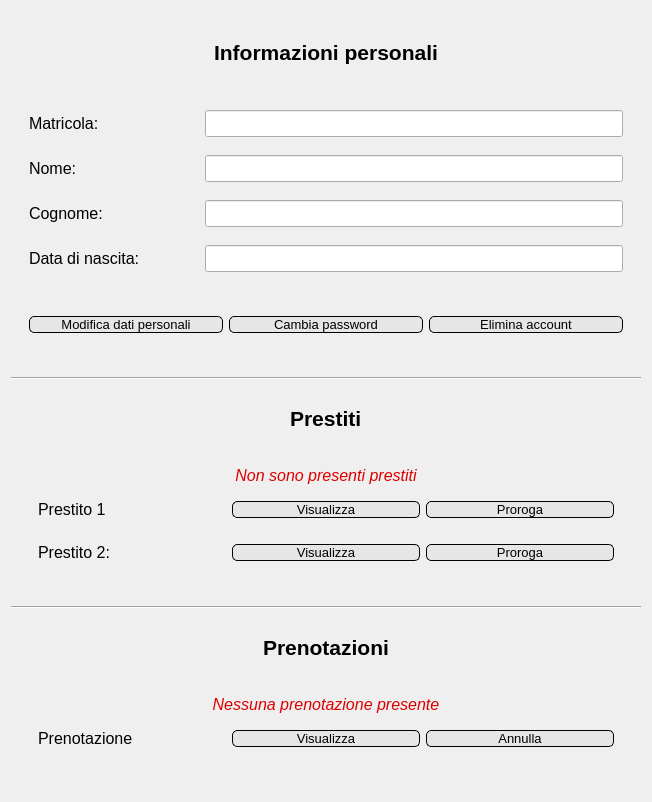
<?xml version="1.0" encoding="UTF-8"?>
<ui version="4.0">
 <class>Form</class>
 <widget class="QWidget" name="Form">
  <property name="geometry">
   <rect>
    <x>0</x>
    <y>0</y>
    <width>652</width>
    <height>802</height>
   </rect>
  </property>
  <property name="windowTitle">
   <string>Form</string>
  </property>
  <property name="styleSheet">
   <string notr="true">QDialog#Dialog {
background-color: rgb(255, 255, 255);
color:black;
}
QPushButton {
	border: 1px solid;
	background-color:rgb(230, 230, 230);
	border-radius: 5px;
	border-color: rgb(0, 0, 0);
}
QPushButton:hover {
	background-color: rgb(207, 207, 207);
}</string>
  </property>
  <layout class="QVBoxLayout" name="verticalLayout">
   <item>
    <widget class="QWidget" name="widget_31" native="true">
     <property name="sizePolicy">
      <sizepolicy hsizetype="Preferred" vsizetype="Fixed">
       <horstretch>0</horstretch>
       <verstretch>0</verstretch>
      </sizepolicy>
     </property>
     <layout class="QVBoxLayout" name="verticalLayout_23">
      <property name="spacing">
       <number>0</number>
      </property>
      <property name="topMargin">
       <number>0</number>
      </property>
      <item alignment="Qt::AlignTop">
       <widget class="QWidget" name="widget_33" native="true">
        <layout class="QVBoxLayout" name="verticalLayout_24">
         <property name="bottomMargin">
          <number>30</number>
         </property>
         <item>
          <widget class="QLabel" name="label_28">
           <property name="font">
            <font>
             <pointsize>16</pointsize>
             <weight>75</weight>
             <bold>true</bold>
            </font>
           </property>
           <property name="text">
            <string>Informazioni personali</string>
           </property>
           <property name="alignment">
            <set>Qt::AlignCenter</set>
           </property>
          </widget>
         </item>
        </layout>
       </widget>
      </item>
      <item>
       <widget class="QWidget" name="widget_40" native="true">
        <layout class="QHBoxLayout" name="horizontalLayout_21">
         <property name="topMargin">
          <number>15</number>
         </property>
         <item>
          <widget class="QLabel" name="label_31">
           <property name="minimumSize">
            <size>
             <width>170</width>
             <height>0</height>
            </size>
           </property>
           <property name="font">
            <font>
             <pointsize>12</pointsize>
            </font>
           </property>
           <property name="text">
            <string>Matricola:</string>
           </property>
          </widget>
         </item>
         <item>
          <widget class="QLineEdit" name="matricola">
           <property name="font">
            <font>
             <pointsize>12</pointsize>
            </font>
           </property>
           <property name="readOnly">
            <bool>true</bool>
           </property>
          </widget>
         </item>
        </layout>
       </widget>
      </item>
      <item>
       <widget class="QWidget" name="widget_38" native="true">
        <layout class="QHBoxLayout" name="horizontalLayout_19">
         <item>
          <widget class="QLabel" name="label_29">
           <property name="minimumSize">
            <size>
             <width>170</width>
             <height>0</height>
            </size>
           </property>
           <property name="font">
            <font>
             <pointsize>12</pointsize>
            </font>
           </property>
           <property name="text">
            <string>Nome: </string>
           </property>
          </widget>
         </item>
         <item>
          <widget class="QLineEdit" name="nome">
           <property name="font">
            <font>
             <pointsize>12</pointsize>
            </font>
           </property>
           <property name="readOnly">
            <bool>true</bool>
           </property>
          </widget>
         </item>
        </layout>
       </widget>
      </item>
      <item>
       <widget class="QWidget" name="widget_39" native="true">
        <layout class="QHBoxLayout" name="horizontalLayout_20">
         <item>
          <widget class="QLabel" name="label_30">
           <property name="minimumSize">
            <size>
             <width>170</width>
             <height>0</height>
            </size>
           </property>
           <property name="font">
            <font>
             <pointsize>12</pointsize>
            </font>
           </property>
           <property name="text">
            <string>Cognome:</string>
           </property>
          </widget>
         </item>
         <item>
          <widget class="QLineEdit" name="cognome">
           <property name="font">
            <font>
             <pointsize>12</pointsize>
            </font>
           </property>
           <property name="readOnly">
            <bool>true</bool>
           </property>
          </widget>
         </item>
        </layout>
       </widget>
      </item>
      <item>
       <widget class="QWidget" name="widget_41" native="true">
        <layout class="QHBoxLayout" name="horizontalLayout_22">
         <item>
          <widget class="QLabel" name="label_32">
           <property name="minimumSize">
            <size>
             <width>170</width>
             <height>0</height>
            </size>
           </property>
           <property name="maximumSize">
            <size>
             <width>170</width>
             <height>16777215</height>
            </size>
           </property>
           <property name="font">
            <font>
             <pointsize>12</pointsize>
            </font>
           </property>
           <property name="text">
            <string>Data di nascita:</string>
           </property>
          </widget>
         </item>
         <item>
          <widget class="QLineEdit" name="dataNascita">
           <property name="font">
            <font>
             <pointsize>12</pointsize>
            </font>
           </property>
           <property name="readOnly">
            <bool>true</bool>
           </property>
          </widget>
         </item>
        </layout>
       </widget>
      </item>
      <item>
       <widget class="QWidget" name="widget_50" native="true">
        <layout class="QHBoxLayout" name="horizontalLayout_29">
         <property name="topMargin">
          <number>35</number>
         </property>
         <item>
          <widget class="QPushButton" name="modificaProfiloButton">
           <property name="sizePolicy">
            <sizepolicy hsizetype="Preferred" vsizetype="Fixed">
             <horstretch>0</horstretch>
             <verstretch>0</verstretch>
            </sizepolicy>
           </property>
           <property name="minimumSize">
            <size>
             <width>0</width>
             <height>0</height>
            </size>
           </property>
           <property name="maximumSize">
            <size>
             <width>16777215</width>
             <height>16777215</height>
            </size>
           </property>
           <property name="font">
            <font>
             <pointsize>10</pointsize>
            </font>
           </property>
           <property name="layoutDirection">
            <enum>Qt::LeftToRight</enum>
           </property>
           <property name="text">
            <string>Modifica dati personali</string>
           </property>
           <property name="icon">
            <iconset>
             <normaloff>../../Amministratore/Resources/edit icon.png</normaloff>../../Amministratore/Resources/edit icon.png</iconset>
           </property>
           <property name="iconSize">
            <size>
             <width>20</width>
             <height>20</height>
            </size>
           </property>
          </widget>
         </item>
         <item>
          <widget class="QPushButton" name="modificaPasswordButton">
           <property name="sizePolicy">
            <sizepolicy hsizetype="Preferred" vsizetype="Fixed">
             <horstretch>0</horstretch>
             <verstretch>0</verstretch>
            </sizepolicy>
           </property>
           <property name="minimumSize">
            <size>
             <width>0</width>
             <height>0</height>
            </size>
           </property>
           <property name="maximumSize">
            <size>
             <width>16777215</width>
             <height>16777215</height>
            </size>
           </property>
           <property name="font">
            <font>
             <pointsize>10</pointsize>
            </font>
           </property>
           <property name="layoutDirection">
            <enum>Qt::LeftToRight</enum>
           </property>
           <property name="text">
            <string>Cambia password</string>
           </property>
           <property name="icon">
            <iconset>
             <normaloff>../../Amministratore/Resources/edit icon.png</normaloff>../../Amministratore/Resources/edit icon.png</iconset>
           </property>
           <property name="iconSize">
            <size>
             <width>20</width>
             <height>20</height>
            </size>
           </property>
          </widget>
         </item>
         <item>
          <widget class="QPushButton" name="eliminaAccountButton">
           <property name="sizePolicy">
            <sizepolicy hsizetype="Preferred" vsizetype="Fixed">
             <horstretch>0</horstretch>
             <verstretch>0</verstretch>
            </sizepolicy>
           </property>
           <property name="minimumSize">
            <size>
             <width>0</width>
             <height>0</height>
            </size>
           </property>
           <property name="maximumSize">
            <size>
             <width>16777215</width>
             <height>16777215</height>
            </size>
           </property>
           <property name="font">
            <font>
             <pointsize>10</pointsize>
            </font>
           </property>
           <property name="layoutDirection">
            <enum>Qt::LeftToRight</enum>
           </property>
           <property name="text">
            <string>Elimina account</string>
           </property>
           <property name="icon">
            <iconset>
             <normaloff>../../Amministratore/Resources/delete-icon.png</normaloff>../../Amministratore/Resources/delete-icon.png</iconset>
           </property>
           <property name="iconSize">
            <size>
             <width>20</width>
             <height>20</height>
            </size>
           </property>
          </widget>
         </item>
        </layout>
       </widget>
      </item>
     </layout>
    </widget>
   </item>
   <item>
    <widget class="Line" name="line_3">
     <property name="orientation">
      <enum>Qt::Horizontal</enum>
     </property>
    </widget>
   </item>
   <item>
    <widget class="QWidget" name="widget_35" native="true">
     <property name="sizePolicy">
      <sizepolicy hsizetype="Preferred" vsizetype="Fixed">
       <horstretch>0</horstretch>
       <verstretch>0</verstretch>
      </sizepolicy>
     </property>
     <layout class="QVBoxLayout" name="verticalLayout_29">
      <property name="topMargin">
       <number>0</number>
      </property>
      <property name="bottomMargin">
       <number>0</number>
      </property>
      <item>
       <widget class="QWidget" name="widget_43" native="true">
        <property name="sizePolicy">
         <sizepolicy hsizetype="Preferred" vsizetype="Fixed">
          <horstretch>0</horstretch>
          <verstretch>0</verstretch>
         </sizepolicy>
        </property>
        <layout class="QVBoxLayout" name="verticalLayout_31">
         <property name="topMargin">
          <number>0</number>
         </property>
         <property name="bottomMargin">
          <number>20</number>
         </property>
         <item alignment="Qt::AlignHCenter|Qt::AlignTop">
          <widget class="QLabel" name="label_35">
           <property name="font">
            <font>
             <pointsize>16</pointsize>
             <weight>75</weight>
             <bold>true</bold>
            </font>
           </property>
           <property name="text">
            <string>Prestiti</string>
           </property>
          </widget>
         </item>
        </layout>
       </widget>
      </item>
      <item>
       <widget class="QWidget" name="widget" native="true">
        <layout class="QVBoxLayout" name="verticalLayout_2">
         <item>
          <widget class="QLabel" name="prestitoLabel">
           <property name="sizePolicy">
            <sizepolicy hsizetype="Preferred" vsizetype="Fixed">
             <horstretch>0</horstretch>
             <verstretch>0</verstretch>
            </sizepolicy>
           </property>
           <property name="font">
            <font>
             <pointsize>12</pointsize>
             <italic>true</italic>
            </font>
           </property>
           <property name="styleSheet">
            <string notr="true">color: rgb(221, 0, 0);</string>
           </property>
           <property name="text">
            <string>Non sono presenti prestiti</string>
           </property>
           <property name="alignment">
            <set>Qt::AlignCenter</set>
           </property>
          </widget>
         </item>
         <item>
          <widget class="QWidget" name="prestito1Widget" native="true">
           <layout class="QHBoxLayout" name="horizontalLayout">
            <item>
             <widget class="QLabel" name="prestito1">
              <property name="font">
               <font>
                <pointsize>12</pointsize>
               </font>
              </property>
              <property name="text">
               <string>Prestito 1</string>
              </property>
             </widget>
            </item>
            <item>
             <widget class="QPushButton" name="visualizzaPrestito1Button">
              <property name="font">
               <font>
                <pointsize>10</pointsize>
               </font>
              </property>
              <property name="text">
               <string>Visualizza</string>
              </property>
              <property name="icon">
               <iconset>
                <normaloff>../../Amministratore/Resources/eye icon.jpg</normaloff>../../Amministratore/Resources/eye icon.jpg</iconset>
              </property>
              <property name="iconSize">
               <size>
                <width>24</width>
                <height>24</height>
               </size>
              </property>
             </widget>
            </item>
            <item>
             <widget class="QPushButton" name="prorogaPrestito1Button">
              <property name="font">
               <font>
                <pointsize>10</pointsize>
               </font>
              </property>
              <property name="text">
               <string>Proroga</string>
              </property>
             </widget>
            </item>
           </layout>
          </widget>
         </item>
         <item>
          <widget class="QWidget" name="prestito2Widget" native="true">
           <layout class="QHBoxLayout" name="horizontalLayout_2">
            <item>
             <widget class="QLabel" name="prestito2">
              <property name="font">
               <font>
                <pointsize>12</pointsize>
               </font>
              </property>
              <property name="text">
               <string>Prestito 2:</string>
              </property>
             </widget>
            </item>
            <item>
             <widget class="QPushButton" name="visualizzaPrestito2Button">
              <property name="font">
               <font>
                <pointsize>10</pointsize>
               </font>
              </property>
              <property name="text">
               <string>Visualizza</string>
              </property>
              <property name="icon">
               <iconset>
                <normaloff>../../Amministratore/Resources/eye icon.jpg</normaloff>../../Amministratore/Resources/eye icon.jpg</iconset>
              </property>
              <property name="iconSize">
               <size>
                <width>24</width>
                <height>24</height>
               </size>
              </property>
             </widget>
            </item>
            <item>
             <widget class="QPushButton" name="prorogaPrestito2Button">
              <property name="font">
               <font>
                <pointsize>10</pointsize>
               </font>
              </property>
              <property name="text">
               <string>Proroga</string>
              </property>
             </widget>
            </item>
           </layout>
          </widget>
         </item>
        </layout>
       </widget>
      </item>
     </layout>
    </widget>
   </item>
   <item>
    <widget class="Line" name="line">
     <property name="orientation">
      <enum>Qt::Horizontal</enum>
     </property>
    </widget>
   </item>
   <item>
    <widget class="QWidget" name="widget_36" native="true">
     <property name="sizePolicy">
      <sizepolicy hsizetype="Preferred" vsizetype="Fixed">
       <horstretch>0</horstretch>
       <verstretch>0</verstretch>
      </sizepolicy>
     </property>
     <layout class="QVBoxLayout" name="verticalLayout_36">
      <property name="topMargin">
       <number>0</number>
      </property>
      <property name="bottomMargin">
       <number>0</number>
      </property>
      <item>
       <widget class="QWidget" name="widget_64" native="true">
        <property name="sizePolicy">
         <sizepolicy hsizetype="Preferred" vsizetype="Fixed">
          <horstretch>0</horstretch>
          <verstretch>0</verstretch>
         </sizepolicy>
        </property>
        <layout class="QVBoxLayout" name="verticalLayout_37">
         <property name="topMargin">
          <number>0</number>
         </property>
         <property name="bottomMargin">
          <number>20</number>
         </property>
         <item alignment="Qt::AlignHCenter|Qt::AlignTop">
          <widget class="QLabel" name="label_52">
           <property name="font">
            <font>
             <pointsize>16</pointsize>
             <weight>75</weight>
             <bold>true</bold>
            </font>
           </property>
           <property name="text">
            <string>Prenotazioni</string>
           </property>
          </widget>
         </item>
        </layout>
       </widget>
      </item>
      <item>
       <widget class="QWidget" name="widget_2" native="true">
        <layout class="QVBoxLayout" name="verticalLayout_3">
         <item>
          <widget class="QLabel" name="prenotazioneLabel">
           <property name="sizePolicy">
            <sizepolicy hsizetype="Preferred" vsizetype="Fixed">
             <horstretch>0</horstretch>
             <verstretch>0</verstretch>
            </sizepolicy>
           </property>
           <property name="font">
            <font>
             <pointsize>12</pointsize>
             <italic>true</italic>
            </font>
           </property>
           <property name="styleSheet">
            <string notr="true">color: rgb(221, 0, 0);</string>
           </property>
           <property name="text">
            <string>Nessuna prenotazione presente</string>
           </property>
           <property name="alignment">
            <set>Qt::AlignCenter</set>
           </property>
          </widget>
         </item>
         <item>
          <widget class="QWidget" name="prenotazioniWidget" native="true">
           <layout class="QHBoxLayout" name="horizontalLayout_3">
            <item>
             <widget class="QLabel" name="prenotazione">
              <property name="font">
               <font>
                <pointsize>12</pointsize>
               </font>
              </property>
              <property name="text">
               <string>Prenotazione</string>
              </property>
             </widget>
            </item>
            <item>
             <widget class="QPushButton" name="visualizzaPrenotazioneButton">
              <property name="font">
               <font>
                <pointsize>10</pointsize>
               </font>
              </property>
              <property name="text">
               <string>Visualizza</string>
              </property>
              <property name="icon">
               <iconset>
                <normaloff>../../Amministratore/Resources/eye icon.jpg</normaloff>../../Amministratore/Resources/eye icon.jpg</iconset>
              </property>
              <property name="iconSize">
               <size>
                <width>24</width>
                <height>24</height>
               </size>
              </property>
             </widget>
            </item>
            <item>
             <widget class="QPushButton" name="annullaPrenotazioneButton">
              <property name="font">
               <font>
                <pointsize>10</pointsize>
               </font>
              </property>
              <property name="text">
               <string>Annulla</string>
              </property>
              <property name="icon">
               <iconset>
                <normaloff>../../Amministratore/Resources/red x icon.png</normaloff>../../Amministratore/Resources/red x icon.png</iconset>
              </property>
              <property name="iconSize">
               <size>
                <width>20</width>
                <height>20</height>
               </size>
              </property>
             </widget>
            </item>
           </layout>
          </widget>
         </item>
        </layout>
       </widget>
      </item>
     </layout>
    </widget>
   </item>
  </layout>
 </widget>
 <resources/>
 <connections/>
</ui>
